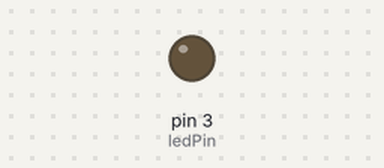
A sketch run on a simulated Arduino Uno, built with avr-gcc and run on an emulated ATmega328P. Parts: output pins drawn as LEDs (lit = HIGH).

Above: at 0.05 s.
At 0.65 s:
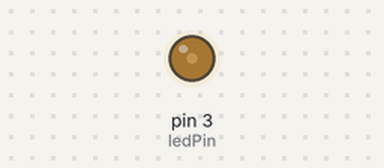
At 1.25 s:
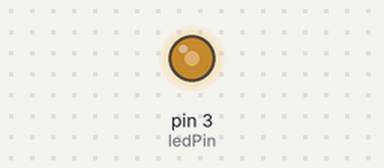
At 2.5 s:
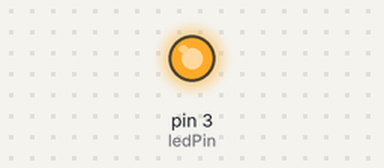
Timing chart, 0 to 5.8 s (numbered marks = the images above):
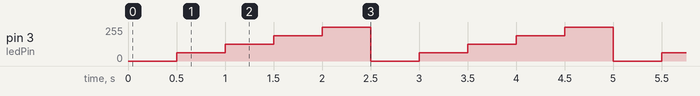

Measured:
- by itself, pin 3 (ledPin): repeats every 2.5 s: 127/255 0.50 s, 191/255 0.50 s, 255/255 0.50 s, 0/255 0.50 s, 63/255 0.50 s

The sketch:

pwm.ino
```cpp
int ledPin = 3;

void setup()
{
    pinMode(ledPin, OUTPUT);
}

void loop()
{
    analogWrite(ledPin, 0);
    delay(500);
    analogWrite(ledPin, 63);  // 25%
    delay(500);
    analogWrite(ledPin, 127); // 50%
    delay(500);
    analogWrite(ledPin, 191); // 75%
    delay(500);
    analogWrite(ledPin, 255); // 100%
    delay(500);
}
```
